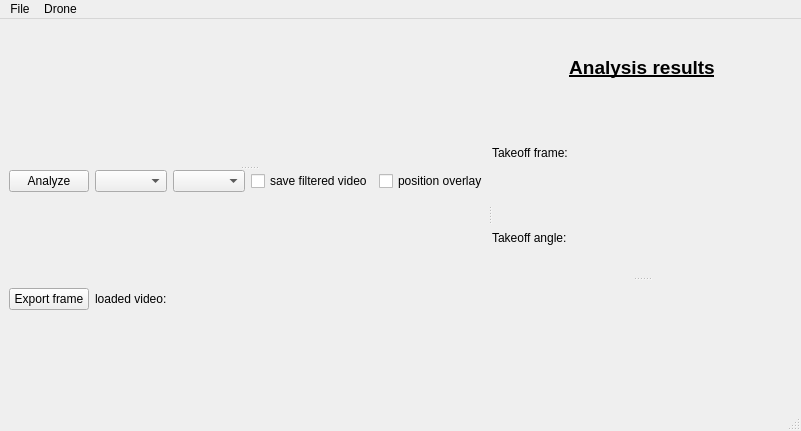
<?xml version="1.0" encoding="UTF-8"?>
<ui version="4.0">
 <class>MainWindow</class>
 <widget class="QMainWindow" name="MainWindow">
  <property name="geometry">
   <rect>
    <x>0</x>
    <y>0</y>
    <width>655</width>
    <height>431</height>
   </rect>
  </property>
  <property name="windowTitle">
   <string>FLYJUMP</string>
  </property>
  <widget class="QWidget" name="centralwidget">
   <layout class="QHBoxLayout" name="horizontalLayout_5">
    <item>
     <widget class="QSplitter" name="splitter_3">
      <property name="orientation">
       <enum>Qt::Horizontal</enum>
      </property>
      <widget class="QSplitter" name="splitter">
       <property name="orientation">
        <enum>Qt::Vertical</enum>
       </property>
       <widget class="QWidget" name="main_video" native="true"/>
       <widget class="QWidget" name="">
        <layout class="QVBoxLayout" name="verticalLayout">
         <item>
          <layout class="QHBoxLayout" name="horizontalLayout">
           <item>
            <widget class="QPushButton" name="start_analysis_btn">
             <property name="text">
              <string>Analyze</string>
             </property>
            </widget>
           </item>
           <item>
            <widget class="QComboBox" name="filter_combo"/>
           </item>
           <item>
            <widget class="QComboBox" name="type_combo"/>
           </item>
           <item>
            <widget class="QCheckBox" name="filtered_out_checkBox">
             <property name="text">
              <string>save filtered video</string>
             </property>
            </widget>
           </item>
           <item>
            <widget class="QCheckBox" name="overlay_checkBox">
             <property name="text">
              <string>position overlay</string>
             </property>
            </widget>
           </item>
           <item>
            <spacer name="horizontalSpacer">
             <property name="orientation">
              <enum>Qt::Horizontal</enum>
             </property>
             <property name="sizeHint" stdset="0">
              <size>
               <width>40</width>
               <height>20</height>
              </size>
             </property>
            </spacer>
           </item>
          </layout>
         </item>
         <item>
          <layout class="QHBoxLayout" name="horizontalLayout_4">
           <item>
            <widget class="QPushButton" name="export_frame_btn">
             <property name="text">
              <string>Export frame</string>
             </property>
            </widget>
           </item>
           <item>
            <widget class="QLabel" name="video_loaded_label">
             <property name="text">
              <string>loaded video:</string>
             </property>
            </widget>
           </item>
           <item>
            <spacer name="horizontalSpacer_2">
             <property name="orientation">
              <enum>Qt::Horizontal</enum>
             </property>
             <property name="sizeHint" stdset="0">
              <size>
               <width>40</width>
               <height>20</height>
              </size>
             </property>
            </spacer>
           </item>
          </layout>
         </item>
        </layout>
       </widget>
      </widget>
      <widget class="QSplitter" name="splitter_2">
       <property name="orientation">
        <enum>Qt::Vertical</enum>
       </property>
       <widget class="QWidget" name="">
        <layout class="QVBoxLayout" name="verticalLayout_2">
         <item>
          <widget class="QLabel" name="label">
           <property name="font">
            <font>
             <pointsize>14</pointsize>
             <weight>75</weight>
             <bold>true</bold>
             <underline>true</underline>
            </font>
           </property>
           <property name="layoutDirection">
            <enum>Qt::LeftToRight</enum>
           </property>
           <property name="text">
            <string>Analysis results</string>
           </property>
           <property name="alignment">
            <set>Qt::AlignCenter</set>
           </property>
          </widget>
         </item>
         <item>
          <layout class="QHBoxLayout" name="horizontalLayout_2">
           <item>
            <widget class="QLabel" name="label_2">
             <property name="text">
              <string>Takeoff frame: </string>
             </property>
            </widget>
           </item>
           <item>
            <widget class="QLabel" name="takeoff_frame_label">
             <property name="text">
              <string/>
             </property>
            </widget>
           </item>
          </layout>
         </item>
         <item>
          <layout class="QHBoxLayout" name="horizontalLayout_3">
           <item>
            <widget class="QLabel" name="label_4">
             <property name="text">
              <string>Takeoff angle: </string>
             </property>
            </widget>
           </item>
           <item>
            <widget class="QLabel" name="takeoff_angle_label">
             <property name="text">
              <string/>
             </property>
            </widget>
           </item>
          </layout>
         </item>
        </layout>
       </widget>
       <widget class="QWidget" name="result_area" native="true">
        <property name="minimumSize">
         <size>
          <width>300</width>
          <height>0</height>
         </size>
        </property>
       </widget>
      </widget>
     </widget>
    </item>
   </layout>
  </widget>
  <widget class="QMenuBar" name="menubar">
   <property name="geometry">
    <rect>
     <x>0</x>
     <y>0</y>
     <width>655</width>
     <height>22</height>
    </rect>
   </property>
   <widget class="QMenu" name="menuFile">
    <property name="title">
     <string>File</string>
    </property>
    <addaction name="action_choose_video_file"/>
    <addaction name="action_load_analysis"/>
   </widget>
   <widget class="QMenu" name="menuDrone">
    <property name="title">
     <string>Drone</string>
    </property>
    <addaction name="action_control_drone"/>
   </widget>
   <addaction name="menuFile"/>
   <addaction name="menuDrone"/>
  </widget>
  <widget class="QStatusBar" name="statusbar"/>
  <action name="action_choose_video_file">
   <property name="text">
    <string>Open Video</string>
   </property>
   <property name="shortcut">
    <string>Ctrl+O</string>
   </property>
  </action>
  <action name="action_load_analysis">
   <property name="text">
    <string>Load Analysis</string>
   </property>
   <property name="shortcut">
    <string>Ctrl+L</string>
   </property>
  </action>
  <action name="action_control_drone">
   <property name="text">
    <string>Control</string>
   </property>
  </action>
 </widget>
 <resources/>
 <connections/>
</ui>
